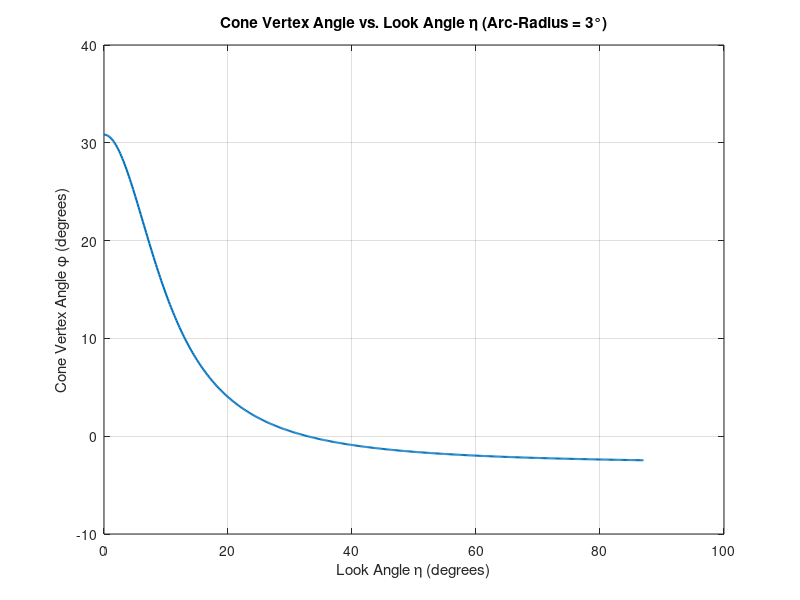

This figure's MATLAB source:
clc;
clear;

R = 6371;
%% Problem 1a
altitudes = [384000, 35800, 20200, 1200, 400];
labels = {'Lunar Distance', 'Geosynchronous Orbit', 'GPS', 'Remote Sensing', 'Space Station'};

A_total = 4 * pi * R^2;

cap_area = zeros(size(altitudes));
percent_area = zeros(size(altitudes));

for i = 1:length(altitudes)
    h_sat = altitudes(i);
    h_cap = R * (1 - (R / (R + h_sat)));  % height of spherical cap
    cap_area(i) = 2 * pi * R * h_cap;     % surface area of spherical cap
    percent_area(i) = 100 * cap_area(i) / A_total;  % percent of Earth's surface
end

% Disp
fprintf('%-25s %-15s %-25s %-25s\n', 'Altitude Label', 'Altitude (km)', 'Cap Area (km^2)', 'Percent of Earth (%)');
for i = 1:length(altitudes)
    fprintf('%-25s %-15.0f %-25.2e %-25.2f\n', labels{i}, altitudes(i), cap_area(i), percent_area(i));
end

%% Problem 1b
labels = {'Geosynchronous Orbit', 'GPS', 'Remote Sensing', 'Space Station'};

fprintf('\n%-25s %-15s %-20s\n', 'Orbit Label', 'Altitude (km)', 'Min Satellites Needed');
for i = 2:length(altitudes)
    h = altitudes(i);
    theta0 = acos(R / (R + h)); % Rads
    N = ceil(pi / theta0); 
    fprintf('%-25s %-15.0f %-20d\n', labels{i-1}, h, N);
end
%% Problem 2c
R = 6371;        
h = 1200;      
Reff = R + h;     
theta_deg = 3;    
theta = deg2rad(theta_deg);

eta_deg = linspace(0, 90 - theta_deg, 500);
eta = deg2rad(eta_deg);  

look_angle = @(delta) asin(R * sin(delta) ./ ...
    sqrt(R^2 + Reff^2 - 2 * R * Reff .* cos(delta)));

vertex_angle_deg = zeros(size(eta));
for i = 1:length(eta)
    delta1 = eta(i) - theta;
    delta2 = eta(i) + theta;
    alpha1 = look_angle(delta1);
    alpha2 = look_angle(delta2);
    vertex_angle_deg(i) = rad2deg(alpha2 - alpha1);
end

% Plots
figure;
plot(eta_deg, vertex_angle_deg, 'LineWidth', 1.5);
xlabel('Look Angle \eta (degrees)');
ylabel('Cone Vertex Angle \phi (degrees)');
title('Cone Vertex Angle vs. Look Angle \eta (Arc-Radius = 3°)');
grid on;
